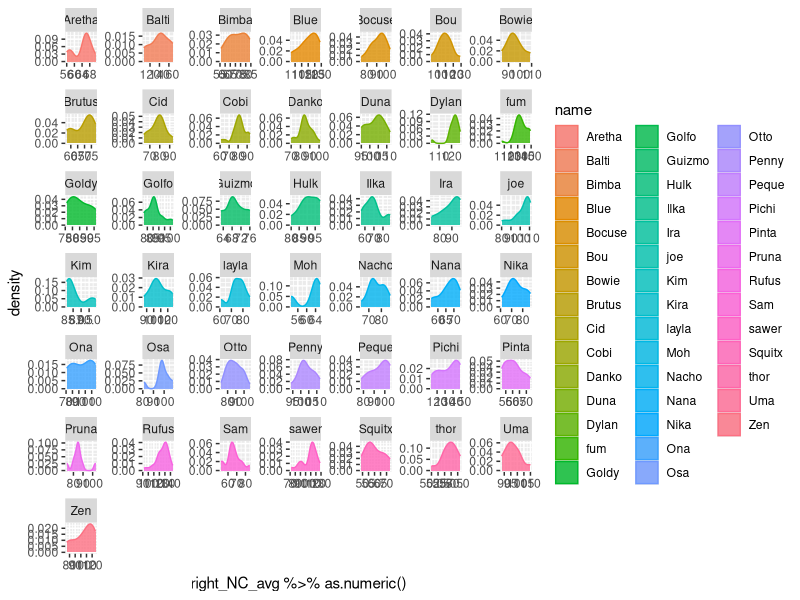

Reproduce this figure in R.
library(tidyverse)
library(data.table)
library(lubridate)
library(readxl)



df <- 
  read_excel('thyroids_values.xlsx') %>% 
  rename(
    id = `...1`,
    name = `...2`,
    race = `...3`,
  ) %>% 
  select(-`...4`) %>% 
  mutate(
    id = id %>% zoo::na.locf(),
    name = name %>% zoo::na.locf(),
    race = race %>% zoo::na.locf()
  ) %>% 
  mutate(f = is.na(`right NC`) + is.na(`Left NC`) + is.na(`right WC`) + is.na(`Left WC`)) %>% 
  filter(f < 4) %>% 
  data.table()



a <- df$`right NC`

get_avg <- function(column){
  a <- column
  avg <- c()
  
  for(i in seq_along(a)){
    if(is.na(a[[i]])){
      avg[[i]] <- NA 
    } else{
      splitted <- a[[i]] %>% str_replace_all('\\+-', '\\+') %>% str_replace_all('\\+', '\\+-') %>%  str_split(pattern = '\\+-') %>% .[[1]]
      avg[[i]] <-  splitted %>% .[[1]]
    }
  } 
  return(avg)
}
get_sd <- function(column){
  a <- column
  sd <- c()
  
  for(i in seq_along(a)){
    if(is.na(a[[i]])){
      sd[[i]] <- NA 
    } else{
      splitted <- a[[i]] %>% str_replace_all('\\+-', '\\+') %>% str_replace_all('\\+', '\\+-') %>%  str_split(pattern = '\\+-') %>% .[[1]]
      if(length(splitted) > 1){
        sd[[i]] <-  splitted %>% .[[2]]
      }else{
        sd[[i]] <- NA
      }
    }
  } 
  return(sd)
}


df$right_NC_avg = df$`right NC` %>% get_avg()
df$right_NC_sd = df$`right NC` %>% get_sd()

df$right_WC_avg = df$`right WC` %>% get_avg()
df$right_WC_sd = df$`right WC` %>% get_sd()

df$left_NC_avg = df$`Left NC` %>% get_avg()
df$left_NC_sd = df$`Left NC` %>% get_sd()

df$left_WC_avg = df$`Left WC` %>% get_avg()
df$left_WC_sd = df$`Left WC` %>% get_sd()



df %>% 
  ggplot(aes(x = right_NC_avg %>% as.numeric(), fill = name, colour = name)) +
  geom_density(alpha = 0.8) +
  facet_wrap(.~name, scales = 'free')
